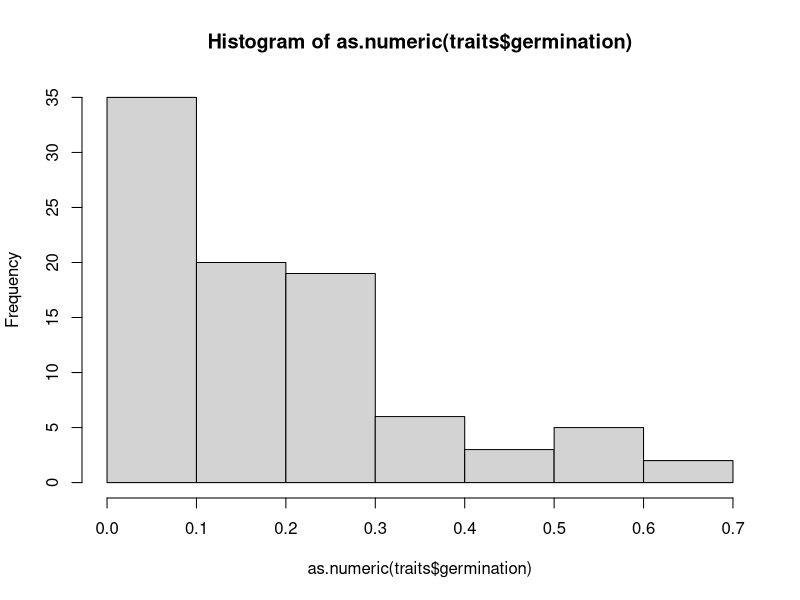

This figure's R source:
## ---- chunk 1
traits <- read.csv("haba_traits.csv", header = TRUE, na.strings = "")
## ---- chunk 2
str(traits)
colnames(traits)
row.names(traits)
dim(traits)
summary(traits)
head(traits)
hist(as.numeric(traits$germination))
## ---- chunk 3
traits[,2]
traits$germination
## ---- chunk 4
traits[7,]
## ---- chunk 5
traits[1:6,]
traits[12,3]
traits[,c(2,4)]
## ---- chunk 6
unique(traits$status)
traits[traits$status == "native",]
## ---- chunk 7
traits[traits$germination >= 0.2,]
traits[traits$germination >= 0.2 & traits$status == "introduced",]
traits[traits$germination >= 0.3 | traits$earlysurvival <= 0.9,]
## ---- chunk 8
traits[traits$status != "introduced",]
## ---- chunk 9
traits[traits$status == "introduced" & traits$germination <= 0.1 & traits$earlysurvival >= 0.95,]
## ---- chunk 10
is.na(traits$adulthood)
## ---- chunk 11
traits[!is.na(traits$adulthood),]
## ---- chunk 12
subset(traits, lifehistory == "biennial")
## ---- chunk 13
my.df = traits[!is.na(traits$adulthood),]
## ---- chunk 14
traits.list = list()
traits.list[["native"]] = traits[traits$status=="native",]
traits.list[["introduced"]] = traits[traits$status=="introduced",]
print(traits.list)
## ---- chunk 15
numeric = c(1,2,3)
character = c("one","two","three")
logical <- c(TRUE,TRUE,FALSE)
## ---- chunk 16
print(numeric)
print(character)
print(logical)
## ---- chunk 17
number.matrix = matrix(1:20, nrow=5, ncol=4)
character.matrix = matrix("strings", nrow=5, ncol=4)
## ---- chunk 18
print(number.matrix)
print(character.matrix)
## ---- chunk 19
str(character)
str(as.factor(character))
## ---- chunk 20
str(traits$species)
traits <- read.csv("haba_traits.csv", header = TRUE, na.strings = "", stringsAsFactors=FALSE)
str(traits$species)
## ---- chunk 21
dataframe = data.frame(number.matrix, character.matrix)
print(dataframe)
str(dataframe)

## ---- chunk 22
for (i in unique(traits$lifehistory)) {
  traits.list[[i]] = summary(traits[traits$lifehistory==i,4:5])
}
print(traits.list[c(unique(traits$lifehistory))])
